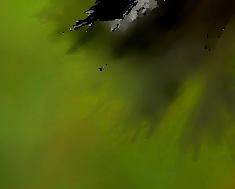
#> input picture ClosedFormMatting/result/dandelion/dandelion_b.png, 235 x 189 px, given in place of dabdelion.png, which was not available
$ python solveFB.py
#> lines starting #> are read from the running program, lines starting #| are printed output that depends on the picture; after the words box and inside, x2 and y2 are one past the last pixel; in counts of white or black regions, pixels touching at a corner belong together; pictures that were not available may be replaced by others from this repository, and a replacement may not be noted
import numpy as np
import scipy.sparse as sp
import cv2
import scipy.sparse.linalg


def get_grad(mask):
    H, W = mask.shape
    h_row, h_col = [], []
    v_row, v_col = [], []
    dm_row, dm_col = [], []
    ds_row, ds_col = [], []

    for i in range(H):
        for j in range(W - 1):
            if mask[i][j] or mask[i][j + 1]:
                h_row.append(i)
                h_col.append(j)

    h_left = np.ravel_multi_index((h_row, h_col), mask.shape)
    h_right = h_left + 1

    for i in range(H - 1):
        for j in range(W):
            if mask[i][j] or mask[i + 1][j]:
                v_row.append(i)
                v_col.append(j)

    v_top = np.ravel_multi_index((v_row, v_col), mask.shape)
    v_bottom = v_top + W

    for i in range(H - 1):
        for j in range(W - 1):
            if mask[i][j] or mask[i + 1][j + 1]:
                dm_row.append(i)
                dm_col.append(j)

    dm1 = np.ravel_multi_index((dm_row, dm_col), mask.shape)
    dm2 = dm1 + W + 1

    for i in range(H - 1):
        for j in range(1, W):
            if mask[i][j] or mask[i + 1][j - 1]:
                ds_row.append(i)
                ds_col.append(j)

    ds1 = np.ravel_multi_index((ds_row, ds_col), mask.shape)
    ds2 = ds1 + W - 1

    indices = np.stack((
        np.concatenate((h_left, v_top, dm1, ds1)),
        np.concatenate((h_right, v_bottom, dm2, ds2))
    ), axis=-1)  # [4HW, 2]

    len = indices.shape[0]
    row_nz = np.arange(indices.size) // 2
    col_nz = indices.flatten()

    return sp.coo_matrix((np.tile([-1, 1], len), (row_nz, col_nz)),
                         shape=(len, mask.size)), sp.coo_matrix(
        (np.tile([0, 1], len), (row_nz, col_nz)), shape=(len, mask.size))


def get_conditions(alpha_f):
    return (alpha_f < 0.02) * 100.0 + 0.03 * (1.0 - alpha_f) * (alpha_f < 0.3) + 0.01 * (alpha_f > 1.0 - 0.02)


def solveFB(image, alpha):
    H, W, C = image.shape
    alpha_f = alpha.flatten()
    mask = np.logical_and(alpha > 0.02, alpha < 0.98)  # H, W

    grad, grad_positive = get_grad(mask)  # 4HW, HW

    ga = grad.dot(alpha_f)  # 4HW
    grad_f_weight = np.sqrt(np.abs(ga)) + 0.003 * grad_positive.dot((1. - alpha_f))  # 4HW
    grad_b_weight = np.sqrt(np.abs(ga)) + 0.003 * grad_positive.dot(alpha_f)  # 4HW

    condition_f = get_conditions(1.0 - alpha_f)  # HW
    condition_b = get_conditions(alpha_f)  # HW
    condition_f_sp = sp.diags(condition_f)  # HW HW
    condition_b_sp = sp.diags(condition_b)  # HW HW

    bi = image.reshape(H * W, C)  # HW, C
    bf = (condition_f * (alpha_f > 0.02)).reshape((-1, 1)) * bi  # HW, C
    bb = (condition_b * (alpha_f < 0.98)).reshape((-1, 1)) * bi  # HW, C

    b = np.concatenate((bi, bf, bb))  # 3HW, C
    a = sp.vstack((  # 3HW, 2HW
        sp.hstack((  # HW, 2HW
            sp.diags(alpha_f),
            sp.diags(1.0 - alpha_f)
        )),
        sp.hstack((  # HW, 2HW
            condition_f_sp,
            sp.coo_matrix(condition_f_sp.shape)
        )),
        sp.hstack((  # HW, 2HW
            sp.coo_matrix(condition_b_sp.shape),
            condition_b_sp
        ))
    ))
    rhs = a.transpose().dot(b)  # 2HW, C
    a = sp.vstack((  # 11HW, 2HW
        a,
        sp.vstack((  # 8HW, 2HW
            scipy.sparse.hstack((
                sp.diags(grad_f_weight).dot(grad),
                sp.coo_matrix(grad.shape)
            )),
            scipy.sparse.hstack((
                sp.coo_matrix(grad.shape),
                sp.diags(grad_b_weight).dot(grad)
            ))
        ))
    ))
    lhs = a.transpose().dot(a)

    solution = scipy.sparse.linalg.spsolve(lhs, rhs)  # 2HW, 3
    f, b = solution[:H * W, :].reshape((H, W, C)), solution[H * W:].reshape((H, W, C))

    # f = f.clip(0, 1)
    # b = b.clip(0, 1)

    return f, b


if __name__ == '__main__':
    image_path = './image/dabdelion.png'
    alpha_path = './result/dandelion/dandelion_alpha.png'

    image = cv2.imread(image_path) / 255.0
    alpha = cv2.imread(alpha_path, cv2.IMREAD_GRAYSCALE) / 255.0
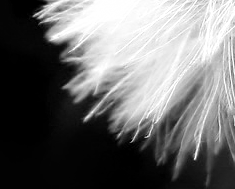
#> input picture ClosedFormMatting/result/dandelion/dandelion_alpha.png, 235 x 189 px
#> alpha: shape (189, 235) float64; min 0, max 1, mean 0.426

    foreground, background = solveFB(image, alpha)
#> in solveFB, `mask = np.logical_and(alpha > 0.02, alpha < 0.98)`:
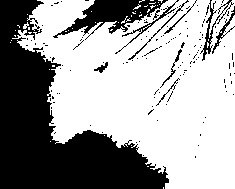
#> mask: shape (189, 235) bool; 62.2% white; 141 black regions (130 under 20 px), largest, box (x1, y1, x2, y2) and area: (0, 0, 169, 189) 13614, (53, 0, 168, 40) 1775, (200, 0, 234, 61) 318
#> in solveFB, `f, b = solution[:H * W, :].reshape((H, W, C)), solution[H * W:].reshap..`:
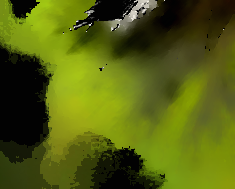
#> f: shape (189, 235, 3) float64; mean of channels 0, 1, 2 0.036, 0.241, 0.212; drawn with min black and max white
#> in solveFB, `f, b = solution[:H * W, :].reshape((H, W, C)), solution[H * W:].reshap..`:
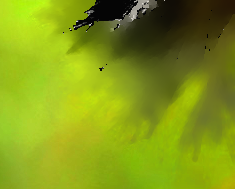
#> b: shape (189, 235, 3) float64; mean of channels 0, 1, 2 0.041, 0.349, 0.296; drawn with min black and max white

    cv2.imwrite('foreground.png', foreground * 255.0)
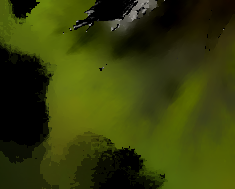
#> saved as foreground.png: shape (189, 235, 3); mean B, G, R 9.2, 61.6, 54.1
    cv2.imwrite('background.png', background * 255.0)
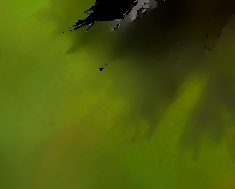
#> saved as background.png: shape (189, 235, 3); mean B, G, R 10.5, 89, 75.5
